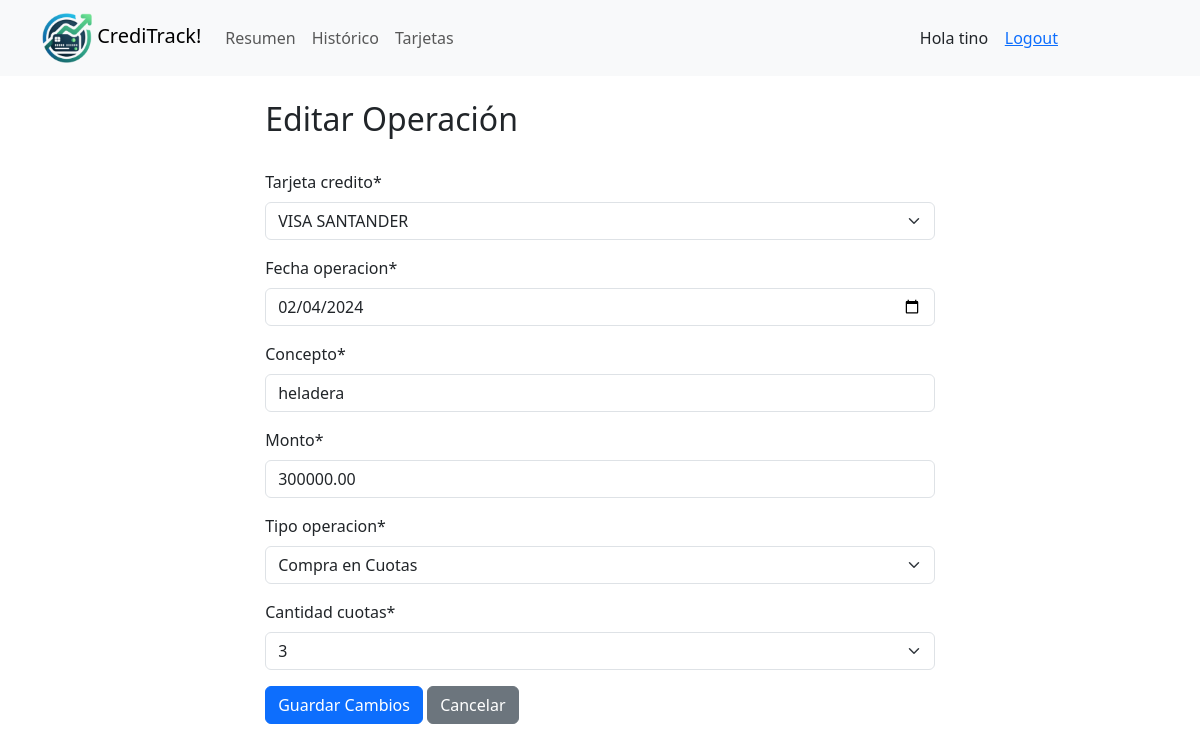
/gestor_tarjetas/operacion/editar/115 (signed in), run on the app's committed database.
### gestor_tarjetas/models.py (models this page shows, shortened)
class OperacionTarjeta(models.Model):
    usuario = models.ForeignKey(settings.AUTH_USER_MODEL, on_delete=models.CASCADE, related_name='operaciones',null=False )
    tarjeta_credito = models.ForeignKey(ConfiguracionTarjeta, on_delete=models.CASCADE, related_name='operaciones',null=False)
    TIPOS_OPERACION = (
        ('CUOTA', 'Compra en Cuotas'),
        ('SUSCRIPCION', 'Suscripcion Mensual')
    )
    CANTIDAD_CUOTAS = (
        (1, '1'),
        (3, '3'),
        (6, '6'),
        (9, '9'),
        (12, '12'),
    )
    fecha_operacion = models.DateField()
    concepto = models.CharField(max_length=200)
    monto = models.DecimalField(max_digits=10, decimal_places=2)
    tipo_operacion = models.CharField(max_length=12, choices=TIPOS_OPERACION)
    cantidad_cuotas = models.PositiveIntegerField(default=1, choices=CANTIDAD_CUOTAS) #Solo para compras en cuotas

### gestor_tarjetas/views.py (the view)
# urls.py: path('operacion/editar/<int:id>', views.editar_operacion, name='editar_operacion'),
def editar_operacion(request, id):
    operacion = get_object_or_404(OperacionTarjeta, id=id)
    if request.method == 'POST':
        form = OperacionTarjetaForm(request.POST, instance=operacion)
        if form.is_valid():
            form.save()
            Calendario.objects.filter(operacion_id=operacion).delete()
            if operacion.tipo_operacion == 'CUOTA':
                for n in range(operacion.cantidad_cuotas):
                    monto_cuota = operacion.monto / operacion.cantidad_cuotas
                    fecha_vencimiento = operacion.fecha_operacion + relativedelta(months=+n)
                    Calendario.objects.create(
                        operacion_id=operacion,
                        numero_cuota=n+1,
                        monto_cuota=monto_cuota,
                        fecha_vencimiento=fecha_vencimiento,
                        concepto=operacion.concepto
                    )
            return redirect ('lista_operaciones')
    else:
        print("Fecha de operacion:", operacion.fecha_operacion)
        form = OperacionTarjetaForm(instance=operacion)
    return render(request, 'gestor_tarjetas/editar_operacion.html', {'form':form})

### gestor_tarjetas/forms.py
class OperacionTarjetaForm(forms.ModelForm):
    class Meta:
        model = OperacionTarjeta
        fields = [
            'tarjeta_credito',
            'fecha_operacion',
            'concepto',
            'monto',
            'tipo_operacion',
            'cantidad_cuotas']
        widgets = {
            'fecha_operacion' : forms.DateInput(format='%Y-%m-%d',attrs={'type':'date'}),
        }
    def __init__ (self, *args, **kwargs):
        usuario = kwargs.pop('usuario', None)
        super(OperacionTarjetaForm, self).__init__(*args, **kwargs)
        if usuario:
            self.fields['tarjeta_credito'].queryset=ConfiguracionTarjeta.objects.filter(usuario=usuario)
            self.fields['tarjeta_credito'].label_from_instance = lambda obj: f"{obj.nombre}"

### gestor_tarjetas/models.py (called while the page is built)
    def __str__(self):
        return self.nombre

### gestor_tarjetas/templates/gestor_tarjetas/editar_operacion.html (shortened to what this page needs)
{% extends 'gestor_tarjetas/base.html' %}
{% load crispy_forms_tags %}
{% block content %}
<div style="width: 60%; margin: auto;">
    <br>
<h2>Editar Operación</h2>
    <br>
    <form method="post">
        {{ form|crispy }}
        <button type="submit" class="btn btn-primary">Guardar Cambios</button>
        <a href="{% url 'lista_operaciones' %}" class="btn btn-secondary">Cancelar</a>
    </form>
</div>
{% endblock %}

### gestor_tarjetas/templates/gestor_tarjetas/base.html (shortened to what this page needs)
{% load static %}
<!DOCTYPE html>
<html>
<head>
    <link href="https://cdn.jsdelivr.net/npm/bootstrap@5.3.2/dist/css/bootstrap.min.css" rel="stylesheet">
</head>
<body>
  <nav class="navbar navbar-expand-lg navbar-light bg-light">
        <div class="container-md">
          <a class="navbar-brand mb-0 h1" href="#">
            <img src="{% static 'gestor_tarjetas/imagenes/isologo_creditrack.png' %}" alt="" width="50" height="50" class="d-inline-block align-text-middle">
            CrediTrack!</a>
          <div class="collapse navbar-collapse" id="navbarSupportedContent">
            <ul class="navbar-nav me-auto mb-2 mb-lg-0">
              <li class="nav-item">
                <a class="nav-link" href="{% url 'resumen' %}">Resumen</a>
              </li>
              <li class="nav-item">
                <a class="nav-link" href="{% url 'lista_operaciones' %}">Histórico</a>
              </li>
              <li class="nav-item">
                <a class="nav-link" href="{% url 'listar_tarjetas' %}">Tarjetas</a>
              </li>
            </ul>
            <div style="text-align: right; margin-right: 100px;">
             {% if user.is_authenticated%}
             Hola {{ user.username }} &nbsp;&nbsp; <a href="{% url 'cerrar_sesion' %}">Logout</a>
             {% else %}
             <a href="{% url 'logear'%}">Login</a>
             <a href="{% url 'Autenticacion'%}">Registrate</a>
             {% endif %}
            </div>
          </div>
        </div>
      </nav>
<div class="container">
    {% block content %}
    {% endblock %}
</div>
</body>
</html>

### data on the page
OperacionTarjeta: tarjeta_credito "VISA SANTANDER", fecha_operacion "02/04/2024", concepto "heladera", monto "300000.00", tipo_operacion "Compra en Cuotas", cantidad_cuotas "3"

### other printed values
{{ user.username }} "tino"
